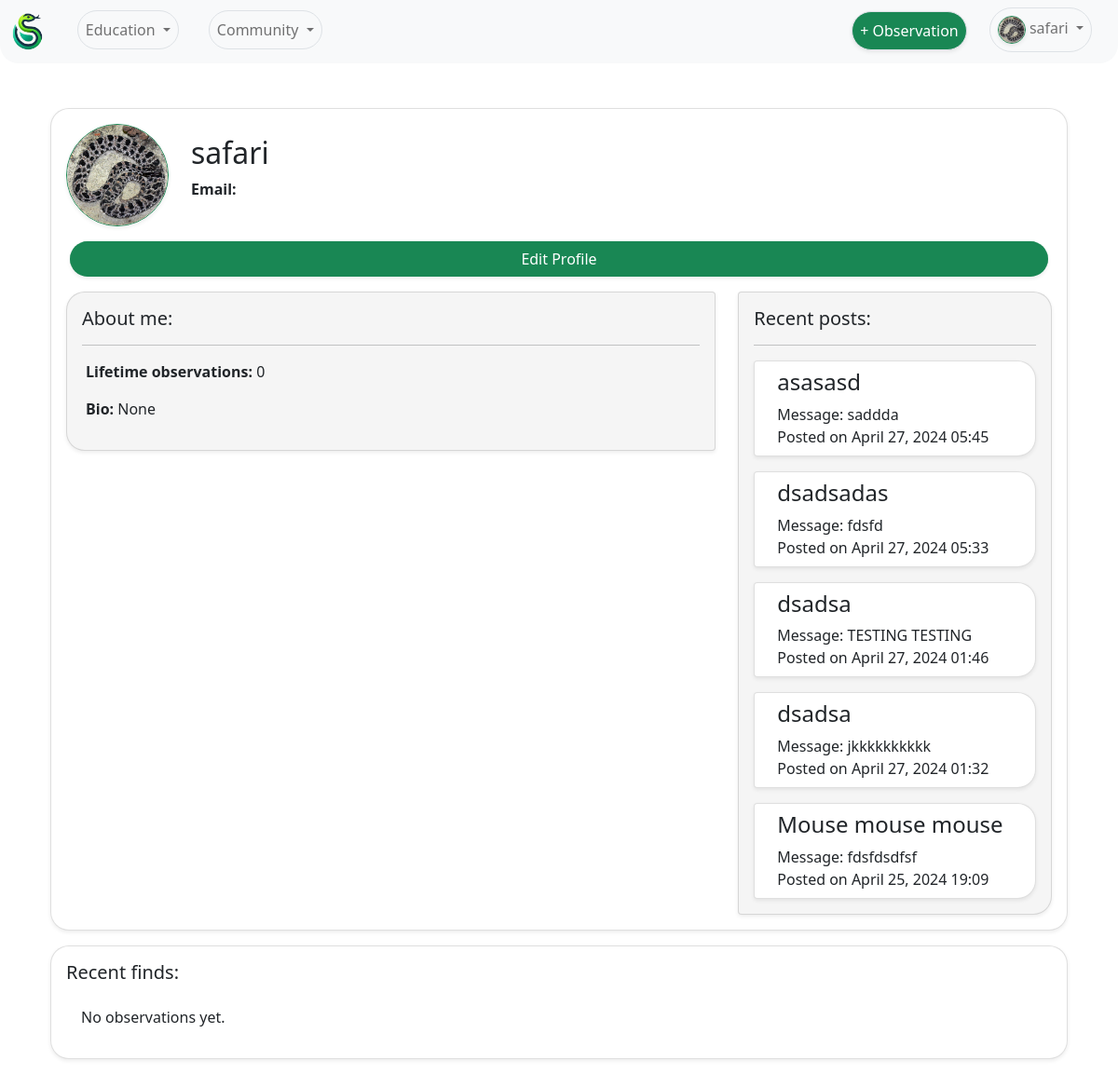
The app's page /auth/profile/ (signed in), older data.
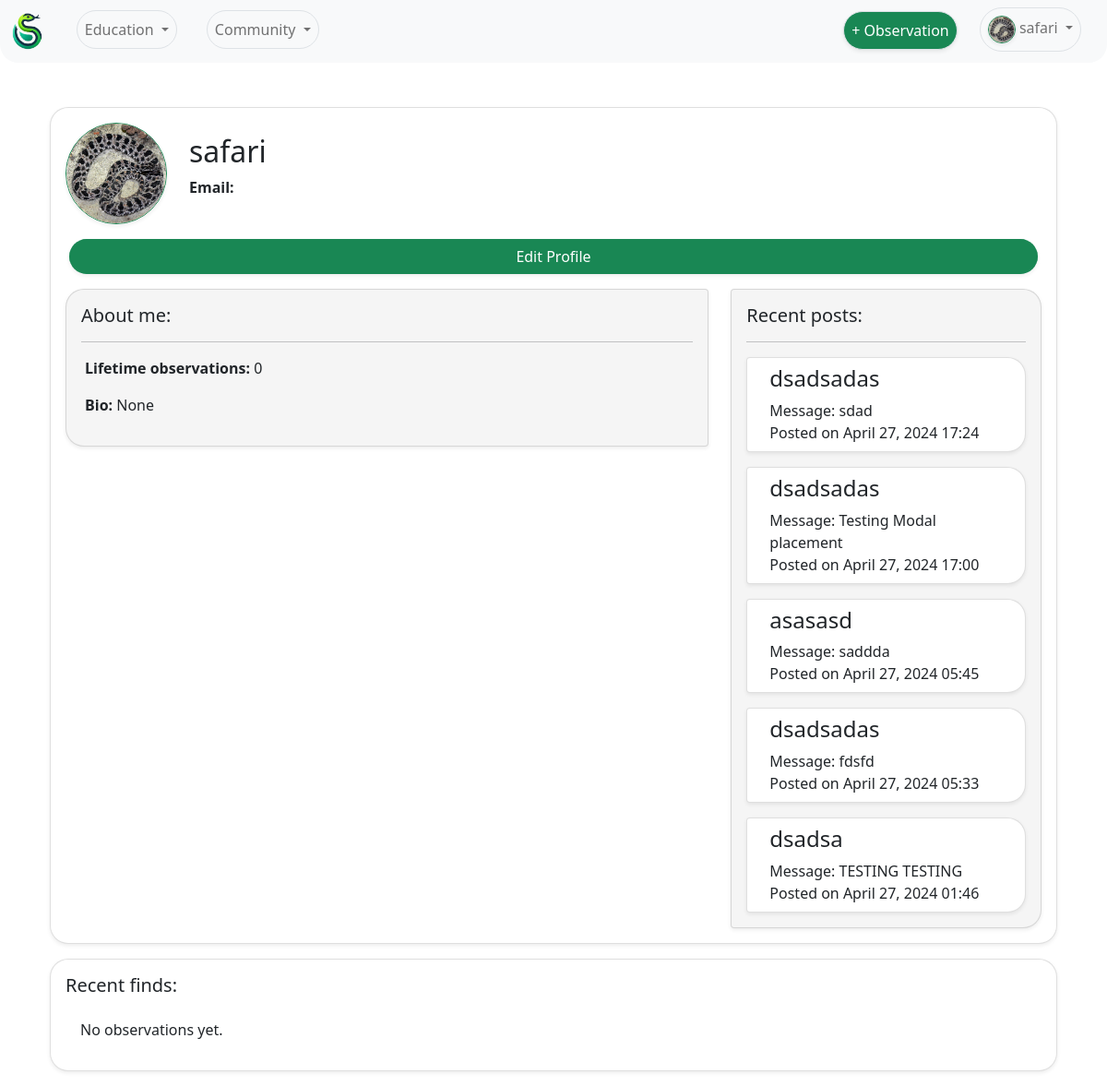
The same page, newer data.
### Forum/models.py (models this page shows, shortened)
class Post(models.Model):
    thread = models.ForeignKey(Thread, on_delete=models.CASCADE, related_name='posts')
    message = models.TextField()
    created_by = models.ForeignKey(User, on_delete=models.CASCADE, related_name='posts_created')
    created_at = models.DateTimeField(auto_now_add=True)
    updated_at = models.DateTimeField(auto_now=True)

class Thread(models.Model):
    title = models.CharField(max_length=255)
    board = models.ForeignKey(Board, on_delete=models.CASCADE, related_name='threads')
    starter = models.ForeignKey(User, on_delete=models.CASCADE, related_name='threads_started')
    created_at = models.DateTimeField(auto_now_add=True)
    updated_at = models.DateTimeField(auto_now=True)

### UserAuth/views.py (the view)
# urls.py: path('profile/', views.profile_view, name='profile'),
@login_required
def profile_view(request, username=None):
    if username:
        user = get_object_or_404(User, username=username)
    else:
        user = request.user
    userprofile = UserProfile.objects.get(user=user)
    observations = UserObservation.objects.filter(user=user.userprofile)
    recentPosts = Post.objects.filter(created_by=user).order_by('-created_at')[:5] # Get the 5 most recent posts by the user
    recentobservations = observations.order_by('-date')[:6] # Get the 6 most recent observations by the user
    context = {
        'user': user,
        'userprofile': userprofile,
        'observations': observations,
        'recentPosts': recentPosts,
        'recentobservations': recentobservations
    }
    return render(request, 'profile.html', context)

### UserAuth/templates/profile.html (shortened to what the changed rows need)
{% extends 'base.html' %}
{% block content %}
{% load static %}
<div class="container my-3">
    <div class="card shadow-sm" style="border-radius: 20px; overflow: hidden;">
        <div class="card-body">
            <div class="row align-items-center">
                <div class="col">
                    <h2 class="card-title">
                        {{ user.username | slice:":15" }}
                    </h2>
                </div>
            </div>
            <div class="row mt-3">
                <div class="col-md-4">
                    <div class="card shadow-sm" style="background-color:whitesmoke; border-top-right-radius: 20px; border-bottom-right-radius: 20px; overflow:hidden">
                        <div class="card-body">
                            {% if recentPosts %}
                                {% for post in recentPosts %}
                                <a href="{% url 'thread_posts' thread_id=post.thread.id %}" class="text-decoration-none" aria-label="Read more about {{ post.thread.title }}">
                                <div class="card shadow-sm mt-3 recentpost" style="border-top-right-radius: 20px; border-bottom-right-radius: 20px; overflow: hidden;">
                                    <div class="mx-4 mt-2 mb-2">
                                        <h4 class="card-title">{{ post.thread.title }}</h4>
                                        <p class="card-text">
                                            Message: {{ post.message|truncatechars:50 }}
                                            <br>
                                            Posted on {{ post.created_at|date:"F d, Y H:i" }}
                                        </p>
                                    </div>
                                </div>
                                </a>
                            {% endfor %}
                            {% else %}
                                <p class="mx-1">No recent posts to display.</p>
                            {% endif %}
                        </div>
                    </div>
                </div>
            </div>
        </div>
    </div>
</div>
{% endblock content %}

Row changes from the older to the newer data that the page shows:
no longer on this page (row unchanged): Post: thread "dsadsa", message "jkkkkkkkkkk", created_at "April 27, 2024 01:32"
no longer on this page (row unchanged): Post: thread "Mouse mouse mouse", message "fdsfdsdfsf", created_at "April 25, 2024 19:09"
added Post: thread "dsadsadas", message "sdad", created_at "April 27, 2024 17:24"
added Post: thread "dsadsadas", message "Testing Modal placement", created_at "April 27, 2024 17:00"
